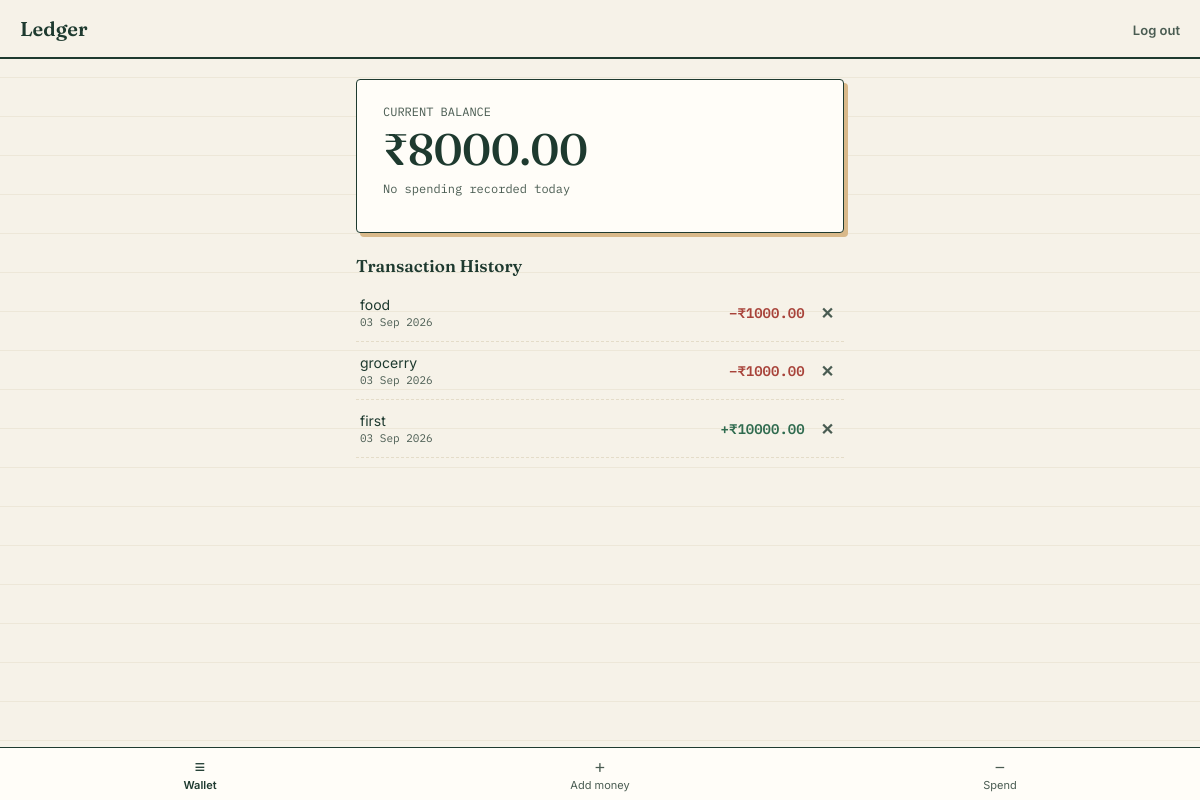
The app's page / (signed in) with its own data.
### wallet/models.py (models this page shows, shortened)
class Transaction(models.Model):
    INCOME = "income"
    EXPENSE = "expense"
    TYPE_CHOICES = [
        (INCOME, "Money added"),
        (EXPENSE, "Expense"),
    ]
    user = models.ForeignKey(
        settings.AUTH_USER_MODEL,
        on_delete=models.CASCADE,
        related_name="transactions",
    )
    type = models.CharField(max_length=7, choices=TYPE_CHOICES)
    description = models.CharField(max_length=200, blank=True)
    amount = models.DecimalField(max_digits=10, decimal_places=2)
    date = models.DateField(default=timezone.localdate)
    created_at = models.DateTimeField(auto_now_add=True)
    class Meta:
        ordering = ["-date", "-created_at"]

### wallet/views.py (the view)
# urls.py: path("", views.dashboard, name="dashboard"),
@login_required
def dashboard(request):
    transactions = Transaction.objects.filter(user=request.user)
    balance = transactions.aggregate(
        total=Sum(
            Case(
                When(type=Transaction.INCOME, then=F("amount")),
                When(type=Transaction.EXPENSE, then=-F("amount")),
                output_field=DecimalField(max_digits=10, decimal_places=2),
            )
        )
    )["total"] or Decimal("0.00")
    today = timezone.localdate()
    spent_today = transactions.filter(type=Transaction.EXPENSE, date=today).aggregate(
        total=Sum("amount")
    )["total"] or Decimal("0.00")
    recent = transactions[:30]
    context = {
        "balance": balance,
        "spent_today": spent_today,
        "transactions": recent,
    }
    return render(request, "wallet/dashboard.html", context)

### wallet/templates/wallet/dashboard.html (shortened to what this page needs)
{% extends "wallet/base.html" %}
{% block content %}
<div class="balance-card">
  <p class="balance-label">CURRENT BALANCE</p>
  <p class="balance-amount {% if balance < 0 %}negative{% endif %}">₹{{ balance|floatformat:2 }}</p>
  <p class="balance-sub">
    {% if spent_today > 0 %}Spent ₹{{ spent_today|floatformat:2 }} today{% else %}No spending recorded today{% endif %}
  </p>
</div>
<div class="entries">
  <div class="entries-head">
    <h2>Transaction History</h2>
  </div>
  {% if transactions %}
    {% for tx in transactions %}
      <div class="entry">
        <div class="entry-left">
          <div class="entry-desc">{{ tx.description|default:tx.get_type_display }}</div>
          <div class="entry-date">{{ tx.date|date:"d M Y" }}</div>
        </div>
        <div class="entry-right">
          <span class="entry-amount {% if tx.type == 'income' %}income{% else %}spend{% endif %}">
            {% if tx.type == 'income' %}+{% else %}−{% endif %}₹{{ tx.amount|floatformat:2 }}
          </span>
          <form action="{% url 'delete_transaction' tx.pk %}" method="post" onsubmit="return confirm('Delete this entry?');">
            <button type="submit" class="del-btn" aria-label="Delete">✕</button>
          </form>
        </div>
      </div>
    {% endfor %}
  {% else %}
    <div class="empty">
      <div class="big">Nothing here yet</div>
      Add money to your wallet, then log expenses as you spend.
    </div>
  {% endif %}
</div>
{% endblock %}

### wallet/templates/wallet/base.html (shortened to what this page needs)
{% load static %}
<!DOCTYPE html>
<html lang="en">
<head>
<link rel="stylesheet" href="{% static 'css/style.css' %}">
</head>
<body>
{% if user.is_authenticated %}
<header class="topbar">
  <span class="brand">Ledger</span>
  <form action="{% url 'logout' %}" method="post" class="logout-form">
    <button type="submit" class="link-btn">Log out</button>
  </form>
</header>
{% endif %}
<main class="wrap">
  {% block content %}{% endblock %}
</main>
{% if user.is_authenticated %}
<nav class="tabbar">
  <a href="{% url 'dashboard' %}" class="tab {% if request.resolver_match.url_name == 'dashboard' %}active{% endif %}">
    <span class="tab-icon">≡</span><span>Wallet</span>
  </a>
  <a href="{% url 'add_transaction' kind='income' %}" class="tab {% if kind == 'income' %}active{% endif %}">
    <span class="tab-icon">+</span><span>Add money</span>
  </a>
  <a href="{% url 'add_transaction' kind='expense' %}" class="tab {% if kind == 'expense' %}active{% endif %}">
    <span class="tab-icon">−</span><span>Spend</span>
  </a>
</nav>
{% endif %}
</body>
</html>

### static/css/style.css (style rules this page uses)
:root { --paper: #F6F2E8; --paper-line: #E4DCC8; --ink: #1E3A2F; --ink-soft: #4A5C52; --brass: #B8894A; --brass-dim: #D9B98A; --spend: #A8433A; --income: #2F6B4F; --card: #FFFDF8; }
* { box-sizing:border-box; }
html,body { margin:0;padding:0; }
body { background:var(--paper); background-image: repeating-linear-gradient(transparent, transparent 38px, var(--paper-line) 39px); color:var(--ink); font-family:'Inter', sans-serif; min-height:100vh; padding-bottom:84px; }
a { color:var(--income); text-decoration:none; }
.topbar { display:flex; justify-content:space-between; align-items:center; padding:16px 20px; border-bottom:2px solid var(--ink); background:var(--paper); }
.topbar .brand { font-family:'Fraunces', serif; font-weight:600; font-size:20px; }
.logout-form { margin:0; }
.link-btn { background:none; border:none; color:var(--ink-soft); font-family:'Inter', sans-serif; font-size:13px; cursor:pointer; padding:0; }
.wrap { max-width:520px; margin:0 auto; padding:20px 16px 20px; }
.balance-card { background:var(--card); border:1.5px solid var(--ink); border-radius:4px; padding:24px 26px; margin-bottom:18px; box-shadow:4px 4px 0 var(--brass-dim); }
.balance-label { font-family:'IBM Plex Mono', monospace; font-size:12px; color:var(--ink-soft); margin:0 0 6px; }
.balance-amount { font-family:'Fraunces', serif; font-weight:500; font-size:44px; line-height:1.1; margin:0; letter-spacing:-0.01em; }
.balance-sub { font-family:'IBM Plex Mono', monospace; font-size:12px; color:var(--ink-soft); margin-top:8px; }
button { font-family:'Inter', sans-serif; font-weight:600; font-size:15px; padding:12px 16px; border-radius:3px; border:none; cursor:pointer; }
.entries { margin-top:22px; }
.entries-head { margin-bottom:8px; }
.entries-head h2 { font-family:'Fraunces', serif; font-weight:600; font-size:17px; margin:0; }
.entry { display:flex; justify-content:space-between; align-items:center; padding:12px 4px; border-bottom:1px dashed var(--paper-line); gap:10px; }
.entry-left { min-width:0; }
.entry-desc { font-size:14px; overflow:hidden; text-overflow:ellipsis; white-space:nowrap; }
.entry-date { font-family:'IBM Plex Mono', monospace; font-size:11px; color:var(--ink-soft); margin-top:2px; }
.entry-right { display:flex; align-items:center; gap:10px; flex-shrink:0; }
.entry-amount { font-family:'IBM Plex Mono', monospace; font-size:14px; font-weight:600; }
.entry-amount.income { color:var(--income); }
.entry-amount.spend { color:var(--spend); }
.del-btn { background:none; border:none; color:var(--ink-soft); font-size:16px; cursor:pointer; padding:2px 6px; line-height:1; }
.tabbar { position:fixed; bottom:0; left:0; right:0; display:flex; background:var(--card); border-top:1.5px solid var(--ink); padding-bottom:env(safe-area-inset-bottom, 0); z-index:10; }
.tab { flex:1; display:flex; flex-direction:column; align-items:center; gap:2px; padding:10px 4px 8px; font-size:11px; color:var(--ink-soft); font-family:'Inter', sans-serif; }
.tab-icon { font-family:'IBM Plex Mono', monospace; font-size:18px; line-height:1; }
.tab.active { color:var(--ink); font-weight:600; }

### records on screen
Transaction: description "food", date "03 Sep 2026", amount "1000.00"
Transaction: description "grocerry", date "03 Sep 2026", amount "1000.00"
Transaction: description "first", date "03 Sep 2026", amount "10000.00"

### other values on screen
{{ balance|floatformat:2 }} "8000.00"
